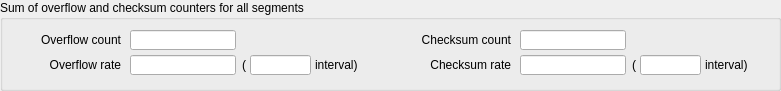
   <widget class="QGroupBox" name="groupBox_2">
    <property name="geometry">
     <rect>
      <x>10</x>
      <y>30</y>
      <width>781</width>
      <height>91</height>
     </rect>
    </property>
    <property name="title">
     <string>Sum of overflow and checksum counters for all segments</string>
    </property>
    <widget class="QLabel" name="label_23">
     <property name="geometry">
      <rect>
       <x>616</x>
       <y>55</y>
       <width>20</width>
       <height>20</height>
      </rect>
     </property>
     <property name="text">
      <string>(</string>
     </property>
     <property name="alignment">
      <set>Qt::AlignRight|Qt::AlignTrailing|Qt::AlignVCenter</set>
     </property>
    </widget>
    <widget class="QLabel" name="label_22">
     <property name="geometry">
      <rect>
       <x>705</x>
       <y>55</y>
       <width>61</width>
       <height>20</height>
      </rect>
     </property>
     <property name="text">
      <string>interval)</string>
     </property>
     <property name="alignment">
      <set>Qt::AlignLeading|Qt::AlignLeft|Qt::AlignVCenter</set>
     </property>
    </widget>
    <widget class="caLineEdit" name="calineedit_7">
     <property name="geometry">
      <rect>
       <x>130</x>
       <y>30</y>
       <width>106</width>
       <height>20</height>
      </rect>
     </property>
     <property name="channel" stdset="0">
      <string notr="true">$(SYS)-$(DEVICE):DBuf$(ID)-Sum-Oflw-I</string>
     </property>
    </widget>
    <widget class="QLabel" name="label_18">
     <property name="geometry">
      <rect>
       <x>400</x>
       <y>30</y>
       <width>111</width>
       <height>20</height>
      </rect>
     </property>
     <property name="text">
      <string>Checksum count</string>
     </property>
     <property name="alignment">
      <set>Qt::AlignRight|Qt::AlignTrailing|Qt::AlignVCenter</set>
     </property>
    </widget>
    <widget class="QLabel" name="label_19">
     <property name="geometry">
      <rect>
       <x>400</x>
       <y>55</y>
       <width>111</width>
       <height>20</height>
      </rect>
     </property>
     <property name="text">
      <string>Checksum rate</string>
     </property>
     <property name="alignment">
      <set>Qt::AlignRight|Qt::AlignTrailing|Qt::AlignVCenter</set>
     </property>
    </widget>
    <widget class="caLineEdit" name="calineedit_11">
     <property name="geometry">
      <rect>
       <x>130</x>
       <y>55</y>
       <width>106</width>
       <height>20</height>
      </rect>
     </property>
     <property name="channel" stdset="0">
      <string notr="true">$(SYS)-$(DEVICE):DBuf$(ID)-Sum-Oflw-Rate-I</string>
     </property>
     <property name="colorMode">
      <enum>caLineEdit::Alarm_Default</enum>
     </property>
     <property name="alarmHandling">
      <enum>caLineEdit::onBackground</enum>
     </property>
    </widget>
    <widget class="QLabel" name="label_16">
     <property name="geometry">
      <rect>
       <x>20</x>
       <y>30</y>
       <width>101</width>
       <height>20</height>
      </rect>
     </property>
     <property name="text">
      <string>Overflow count</string>
     </property>
     <property name="alignment">
      <set>Qt::AlignRight|Qt::AlignTrailing|Qt::AlignVCenter</set>
     </property>
    </widget>
    <widget class="caLineEdit" name="calineedit_13">
     <property name="geometry">
      <rect>
       <x>640</x>
       <y>55</y>
       <width>61</width>
       <height>20</height>
      </rect>
     </property>
     <property name="channel" stdset="0">
      <string notr="true">$(SYS)-$(DEVICE):DBuf$(ID)-Sum-Cs-Rate-I.SCAN</string>
     </property>
    </widget>
    <widget class="QLabel" name="label_20">
     <property name="geometry">
      <rect>
       <x>315</x>
       <y>55</y>
       <width>61</width>
       <height>20</height>
      </rect>
     </property>
     <property name="text">
      <string>interval)</string>
     </property>
     <property name="alignment">
      <set>Qt::AlignLeading|Qt::AlignLeft|Qt::AlignVCenter</set>
     </property>
    </widget>
    <widget class="QLabel" name="label_17">
     <property name="geometry">
      <rect>
       <x>20</x>
       <y>55</y>
       <width>101</width>
       <height>20</height>
      </rect>
     </property>
     <property name="text">
      <string>Overflow rate</string>
     </property>
     <property name="alignment">
      <set>Qt::AlignRight|Qt::AlignTrailing|Qt::AlignVCenter</set>
     </property>
    </widget>
    <widget class="caLineEdit" name="calineedit_10">
     <property name="geometry">
      <rect>
       <x>250</x>
       <y>55</y>
       <width>61</width>
       <height>20</height>
      </rect>
     </property>
     <property name="channel" stdset="0">
      <string notr="true">$(SYS)-$(DEVICE):DBuf$(ID)-Sum-Oflw-Rate-I.SCAN</string>
     </property>
    </widget>
    <widget class="caLineEdit" name="calineedit_12">
     <property name="geometry">
      <rect>
       <x>520</x>
       <y>55</y>
       <width>106</width>
       <height>20</height>
      </rect>
     </property>
     <property name="channel" stdset="0">
      <string notr="true">$(SYS)-$(DEVICE):DBuf$(ID)-Sum-Cs-Rate-I</string>
     </property>
     <property name="colorMode">
      <enum>caLineEdit::Alarm_Default</enum>
     </property>
     <property name="alarmHandling">
      <enum>caLineEdit::onBackground</enum>
     </property>
    </widget>
    <widget class="QLabel" name="label_21">
     <property name="geometry">
      <rect>
       <x>226</x>
       <y>55</y>
       <width>20</width>
       <height>20</height>
      </rect>
     </property>
     <property name="text">
      <string>(</string>
     </property>
     <property name="alignment">
      <set>Qt::AlignRight|Qt::AlignTrailing|Qt::AlignVCenter</set>
     </property>
    </widget>
    <widget class="caLineEdit" name="calineedit_9">
     <property name="geometry">
      <rect>
       <x>520</x>
       <y>30</y>
       <width>106</width>
       <height>20</height>
      </rect>
     </property>
     <property name="channel" stdset="0">
      <string notr="true">$(SYS)-$(DEVICE):DBuf$(ID)-Sum-Cs-I</string>
     </property>
    </widget>
    <zorder>label_23</zorder>
    <zorder>label_21</zorder>
    <zorder>label_22</zorder>
    <zorder>calineedit_7</zorder>
    <zorder>label_18</zorder>
    <zorder>label_19</zorder>
    <zorder>calineedit_11</zorder>
    <zorder>label_16</zorder>
    <zorder>calineedit_13</zorder>
    <zorder>label_20</zorder>
    <zorder>label_17</zorder>
    <zorder>calineedit_10</zorder>
    <zorder>calineedit_12</zorder>
    <zorder>calineedit_9</zorder>
   </widget>
